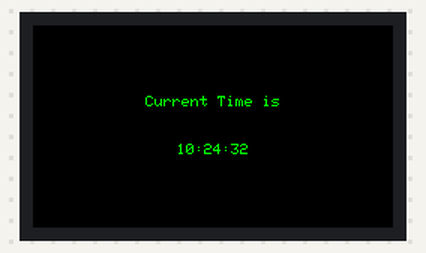
Simulated run of this sketch. Board: ESP32. Parts: 240×135 colour display. WiFi joins after 1.5 s; servers stay silent unless stated; the local clock reads 2024-03-15 10:24:30 at power-on unless the sketch sets it; what the sketch prints to the serial monitor is not drawn. At 7.9 s the program puts the board to deep sleep or switches it off; the recording ends there.

Above: at 2.3 s.
At 7.6 s:
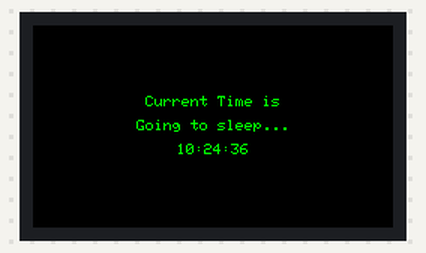

The sketch:

wifi_tester_v6.ino
```cpp
#include "WiFi.h"
#include "RTClib.h"
#include "ESPAsyncWebServer.h"
#include <TFT_eSPI.h>
#include <Wire.h>
#include <string>

#define uS_TO_S_FACTOR 1000000ULL  /* Conversion factor for micro seconds to seconds */
#define TIME_TO_SLEEP  5        /* Time ESP32 will go to sleep (in seconds) */

const char* ssid = "CHANGE THIS TO NETWORK NAME";
const char* password = "CHANGE THIS TO NETWORK PASSWORD";

AsyncWebServer server(80);

int counter = 0;

TFT_eSPI tft = TFT_eSPI(135, 240); // Invoke custom library
RTC_DS1307 rtc;

char daysOfTheWeek[7][12] = {"Sunday", "Monday", "Tuesday", "Wednesday", "Thursday", "Friday", "Saturday"};

String hour_string;
String minute_string;
String second_string;
String finalString;

void setup(){
  Serial.begin(115200);
  WiFi.begin(ssid, password);

  if (! rtc.begin()) {
    Serial.println("Couldn't find RTC");
    while (1);
  }
  while (WiFi.status() != WL_CONNECTED){
    delay(1000);
    Serial.println("Connecting to wifi...");
  }

  finalString = "Hour: " + hour_string + "\nMinute: " + minute_string + "\nSecond: " + second_string;
  Serial.println(finalString);
  server.on("/result", HTTP_GET, [](AsyncWebServerRequest *request){
    request->send(200, "text/plain", finalString);
  });
  server.begin();

   if (! rtc.isrunning()) {
   Serial.println("RTC is NOT running!");
   // following line sets the RTC to the date & time this sketch was compiled
   rtc.adjust(DateTime(F(__DATE__), F(__TIME__)));
   // This line sets the RTC with an explicit date & time, for example to set
   // January 21, 2014 at 3am you would call:
   // rtc.adjust(DateTime(2014, 1, 21, 3, 0, 0));
 }

  tft.init();
  tft.setRotation(1);
  tft.fillScreen(TFT_BLACK);
  tft.setTextSize(2);
  tft.setTextColor(TFT_GREEN);
  tft.setCursor(0, 0);
  tft.setTextDatum(MC_DATUM);
  tft.setTextSize(1);

  esp_sleep_enable_timer_wakeup(TIME_TO_SLEEP * uS_TO_S_FACTOR); //enable sleep every 5 seconds
}

void loop(){
 DateTime now = rtc.now();
 tft.fillScreen(TFT_BLACK);
 tft.drawString("Current Time is", tft.width() / 2, tft.height() / 2 - 16);
 String curr_time = String(now.hour()) + String(":") + String(now.minute()) + String(":") + String(now.second());
 hour_string = String(now.hour());
 minute_string = String(now.minute());
 second_string = String(now.second());
 Serial.println(curr_time);

 tft.drawString(curr_time, (tft.width() / 2), (tft.height() / 2 + 16));
 delay(1000);
 ++counter;

 if (counter == 5){
  tft.drawString("Going to sleep...", tft.width() / 2, tft.height() / 2);
  delay(500);
  esp_deep_sleep_start();
}
}
//I think you just put in http://#IP ADDRESS#/result and it should show hello world?
```
